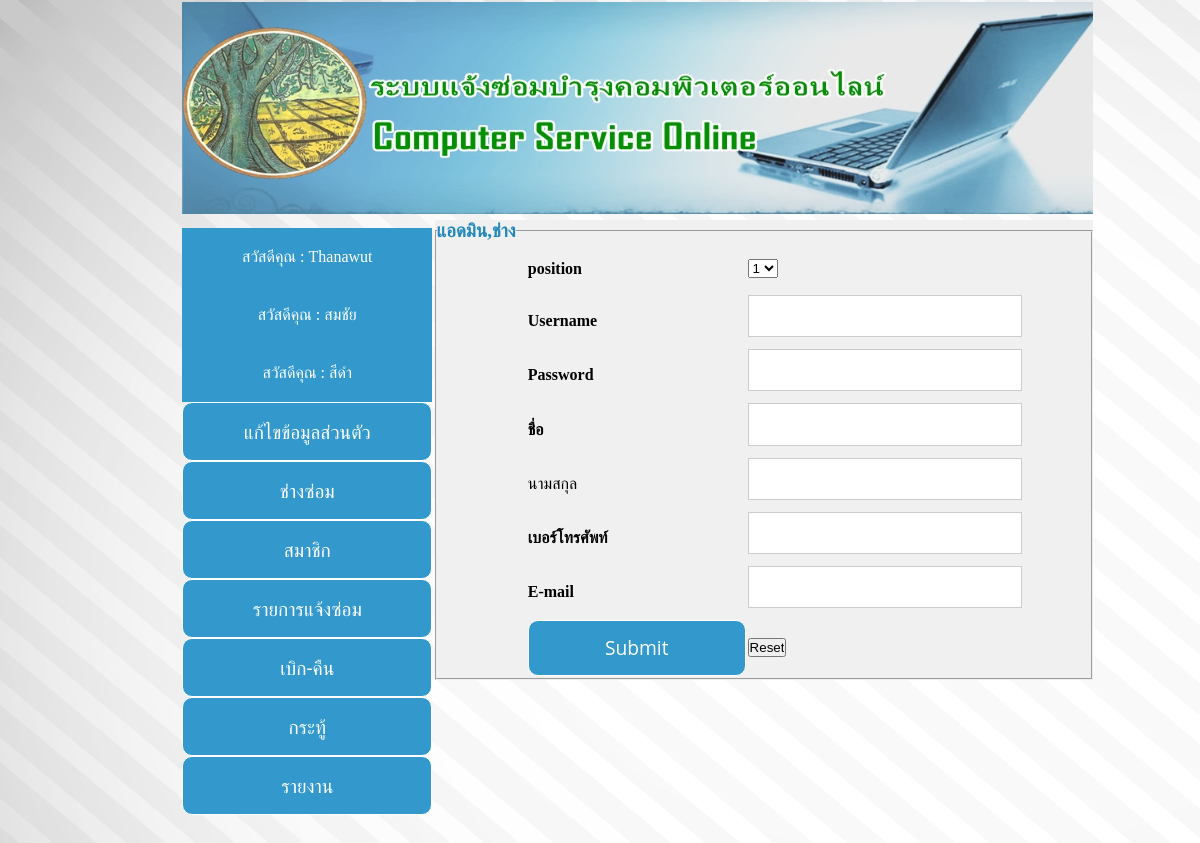
/Technic/report.php, run on the app's committed database.
### tables this page shows
CREATE TABLE `admin_db` (
  `admin_id` int(11) NOT NULL AUTO_INCREMENT,
  `username` varchar(100) NOT NULL,
  `password` varchar(100) NOT NULL,
  `name` varchar(100) NOT NULL,
  `lastname` varchar(100) NOT NULL,
  `phone` varchar(50) NOT NULL,
  `email` varchar(100) NOT NULL,
  `position` int(5) NOT NULL,
  PRIMARY KEY (`admin_id`)
);

### Technic/report.php (the view, shortened to what this page needs)
<!doctype html>
<html>
<head>
<link href="../css/login.css" rel="stylesheet" type="text/css" />
<link href="../css/registextbox.css" rel="stylesheet" type="text/css" />
</head>
<?php
$strSQL = "SELECT * FROM admin_db  ";
$objQuery = mysql_query($strSQL) or die ("Error Query [".$strSQL."]");
?>
<body topmargin="0">
<table width="200" border="0" align="center">
  <tbody>
    <tr>
      <th colspan="2" scope="col"><img src="../Image/header2.jpg" width="911" height="212" alt=""/></th>
    </tr>
    <tr>
      <td width="248">
        <div id="login">
   <?php
while($objResult = mysql_fetch_array($objQuery))
{
?>  <h1>สวัสดีคุณ : <?php echo $objResult["name"];?></h1>
<?php
}
?>
 <a href=""> <input  type="button" name="button3" id="button2" value="แก้ไขข้อมูลส่วนตัว"  ></a>
 <a href="/project2/Technic/technician.php"> <input  type="button" name="button1" id="button1" value="ช่างซ่อม"  ></a>
  <a href="/project2/Technic/memberlist.php"><input type="button" name="button5" id="button5" value="สมาชิก"></a>
   <a href="/project2/Technic/fix.php"><input type="button" name="button6" id="button6" value="รายการแจ้งซ่อม"></a>
  <a href="/project2/Technic/device.php"><input type="button" name="button7" id="button7" value="เบิก-คืน"></a>
  <a href="/project2/Technic/Webboard.php"><input type="button" name="button8" id="button8" value="กระทู้"></a>
  <a href="/project2/Technic/report.php"><input type="button" name="button2" id="button3" value="รายงาน"></a>
        </div>
        </td>
      <td width="657" rowspan="9" align="center" valign="top">
      <form id="Admin" name="addAdmin" method="post" action="/project2/addAdmin.php">
        <fieldset>
          <legend> <h3><span style="color:#2288BB">แอดมิน,ช่าง</span></h3></legend>
          <table width="476" height="270" border="0" align="center" id="regis"  >
            <tbody>
              <tr>
                <th height="49" scope="col" align="left">position</th>
                <th scope="col" align="left"><select name="selectposition" id="select">
                  <option>1</option>
                  </select></th>
                </tr>
              <tr>
                <th width="216" height="49" scope="col" align="left"><label>Username</label>
                  &nbsp;</th>
                <th width="250" scope="col" align="left"><label for="textfield"></label>
                  <input type="text" name="username" id="username" ></th>
                </tr>
              <tr>
                <td height="19"><label><strong>Password</strong></label>
                  <strong>&nbsp;</strong></td>
                <td ><input type="password" name="password" id="password" ></td>
                </tr>
              <tr>
                <td height="34"><strong>ชื่อ </strong></td>
                <td><input type="text" name="firstname" id="firstname" ></td>
                </tr>
              <tr>
                <td height="34">นามสกุล</td>
                <td><input type="text" name="lastname" id="lastname" ></td>
                </tr>
              <tr>
                <td><label><strong>เบอร์โทรศัพท์</strong></label>
                  <strong>&nbsp;</strong></td>
                <td><input type="tel" name="tel" id="tel"></td>
                </tr>
              <tr>
                <td><label><strong>E-mail</strong></label>
                  <strong>&nbsp;</strong></td>
                <td><input type="email" name="email" id="email"></td>
                </tr>
              <tr>
                <td><input type="submit" name="button" id="button" value="Submit"></td>
                <td><input type="reset" name="reset" id="reset" value="Reset"></td>
                </tr>
              </tbody>
          </table>
        </fieldset>
      </form></td>
    </tr>
    <tr>
      <td height="19" colspan="2">&nbsp;</td>
    </tr>
  </tbody>
</table>
</body>
</html>

### css/login.css (style rules this page uses)
* { margin:0;padding:0; }
body { background-image: url(); background-repeat: repeat-x; background-attachment:fixed; background-color: #FFFFFF; position: absolute; left: 15%; }
#login { width:250px; margin:0 auto; margin-top:8px; margin-bottom:2%; transition:opacity 1s; -webkit-transition:opacity 1s; }
#login h1 { background:#3399cc; padding:20px 0; font-size:100%; font-weight:300; text-align:center; color:#fff; }
form { background:#f0f0f0; }
input[type="Text"],input[type="password"] { width:92%; background:#fff; margin-bottom:4%; border:1px solid #260586; padding:4%; font-family:'Open Sans',sans-serif; font-size:95%; color:#555; }
input[type="submit"] { background:#2288bb; }
input[type="button"],input[type="submit"] { width:100%; background:#3399cc; border:thin solid #FFFFFF; border-radius:10px; padding:6%; font-family:'Open Sans',sans-serif; font-size:120%; color:#fff; cursor:pointer; transition:background .3s; -webkit-transition:background .3s; }

### css/registextbox.css (style rules this page uses)
body { background-image: url(); background-repeat: repeat-x; background-attachment:fixed; background-color: #FFFFFF; position: absolute; left: 15%; }
input[type="text"],input[type="password"],input[type="email"],input[type="tel"] { width:100%; background:#fff; margin-bottom:4%; border:1px solid #ccc; padding:4%; font-family:'Open Sans',sans-serif; font-size:95%; color:#555; }

### Technic/report.php (style rules this page uses)
body { background-color: #FFFFFF; background-image: url(Image/images %20(1).jpg); background-image: url(../Image/white-wallpaper-18.jpg); }

### data on the page
admin_db: name "Thanawut"
admin_db: name "สมชัย"
admin_db: name "สีดำ"
